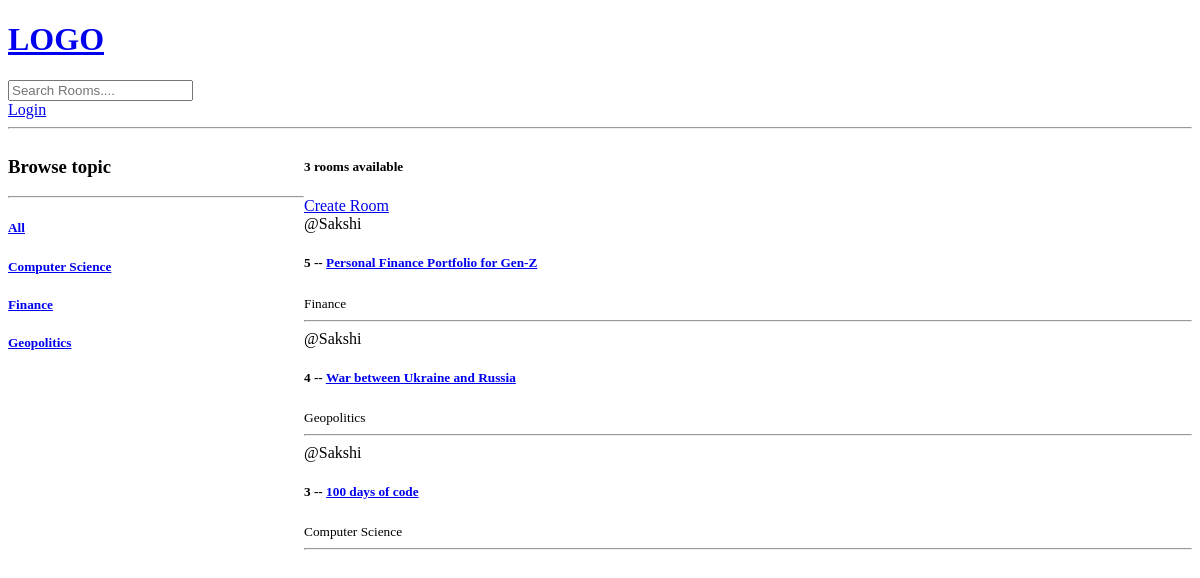
The app's page /, older data.
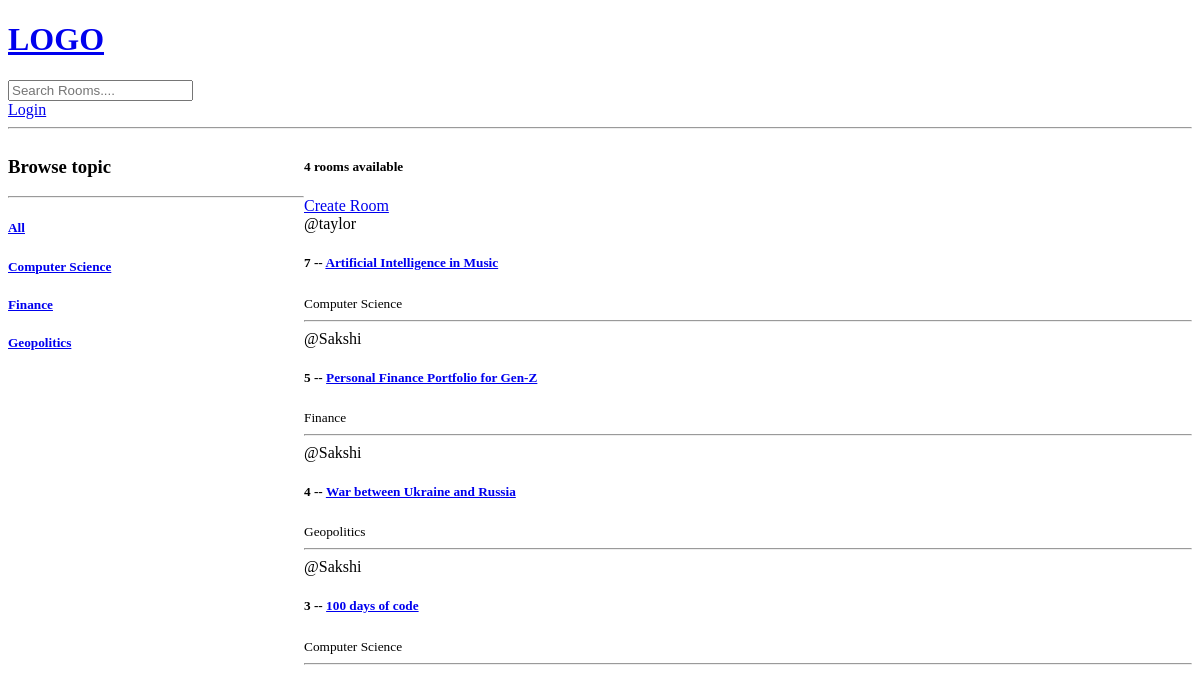
The same page, newer data.
### base/models.py (models this page shows, shortened)
class Topic(models.Model):
    name = models.CharField(max_length=200)

class Room(models.Model):
    host = models.ForeignKey(User, on_delete = models.SET_NULL, null=True)
    topic = models.ForeignKey(Topic, on_delete = models.SET_NULL, null=True)
    name = models.CharField(max_length=200)
    description = models.TextField(null=True, blank=True)
    participants = models.ManyToManyField(User, related_name="participants", blank=True)
    updated = models.DateTimeField(auto_now=True)
    created = models.DateTimeField(auto_now_add=True)
    class Meta:
        ordering = ['-updated', '-created']

### base/views.py (the view)
# urls.py: path('', views.home, name="home"),
def home(request):
    q = request.GET.get('q') if request.GET.get('q') != None else ''
    rooms = Room.objects.filter(
        Q(topic__name__icontains=q) |
        Q(name__icontains=q) |
        Q(description__icontains=q) |
        Q(host__username__icontains=q)
    )
    topics = Topic.objects.all()
    room_count = rooms.count()
    context = {'rooms':rooms, 'topics':topics, 'room_count':room_count}
    return render(request, 'base/home.html', context)

### base/templates/base/home.html (shortened to what this page needs)
{% extends "main.html" %}
{% block content %}
<div class="home-container">
    <div>
        <h3>Browse topic</h3>
        <hr>
        <div>
            <div>
                <h5><a href="{% url 'home' %}">All</a></h5>
            </div>
        </div>
        <div>
            {% for topic in topics %}
            <div>
                <h5><a href="{% url 'home' %}?q={{topic.name}}">{{ topic.name }}</a></h5>
            </div>
            {% endfor %}
        </div>
    </div>
    <div>
        <h5>{{room_count}} rooms available</h5>
        <a href="{% url 'create-room' %}">Create Room</a>
        <div>
            {% for room in rooms %}
            <div>
                <span>@{{room.host.username}}</span>
                <h5>{{ room.id }} -- <a href="{% url 'room' room.id %}">{{ room.name }}</a></h5>
                <small>{{room.topic.name}}</small>
                <hr>
            </div>
            {% endfor %}
        </div>
    </div>
</div>
{% endblock %}

Row changes from the older to the newer data that the page shows:
added Room: host.username "taylor", id "7", name "Artificial Intelligence in Music", topic.name "Computer Science"
Text that changed along with them:
{{ room_count }}: "3" → "4"
